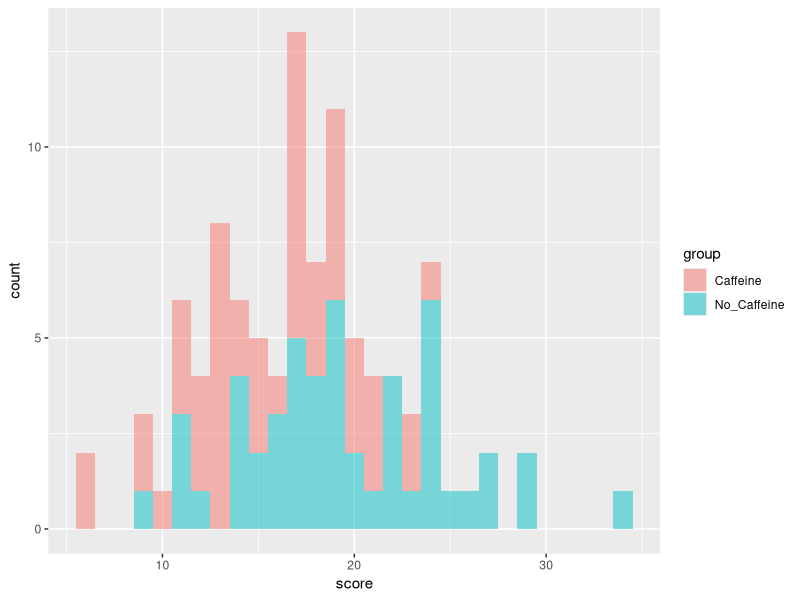
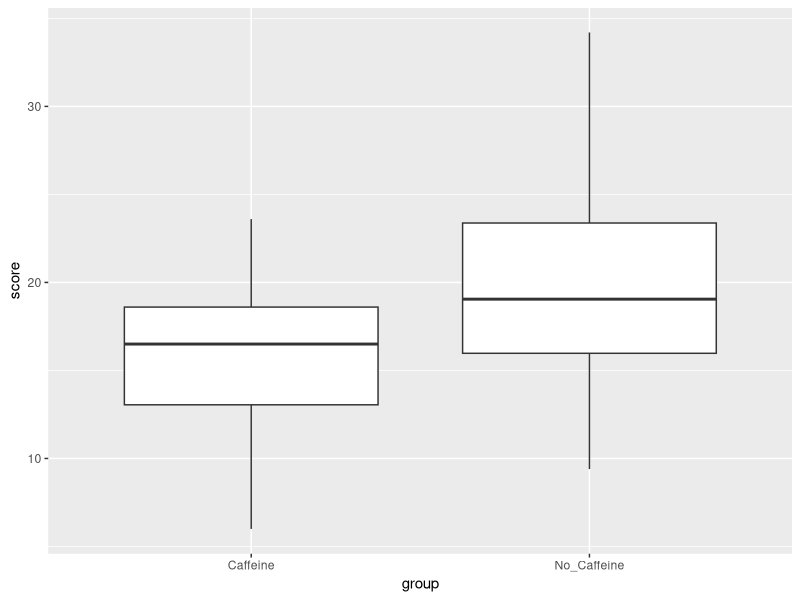
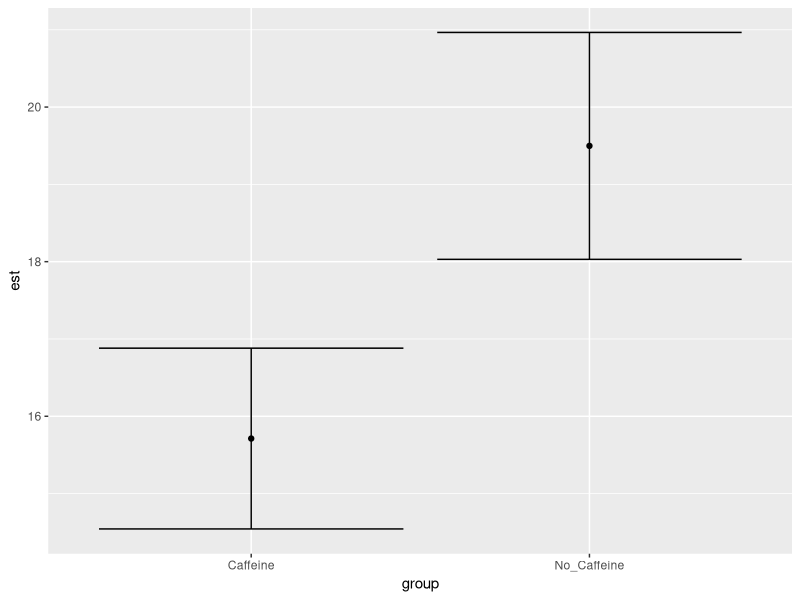

The R script that drew these images, in order:
## ---- chunk 1
knitr::opts_chunk$set(echo = TRUE)
library(tidyverse)

caff <- read_csv("data/caffeineData.csv")
colnames(caff)[2] <- "score"
exams <- read_csv("data/exams.csv")
## ---- chunk 2
ggplot(caff, aes(x=score, fill=group)) + geom_histogram(binwidth=1,alpha=.5)
## ---- chunk 3
ggplot(caff, aes(x=group,y=score))+geom_boxplot()
## ---- chunk 4
caff %>% group_by(group) %>% summarize(N = n(), est = mean(score), ci=1.96*sd(score)/sqrt(N)) %>% ggplot(aes(x=group,y=est)) + geom_point() + geom_errorbar(aes(ymin=est-ci,ymax=est+ci))
## ---- chunk 5

